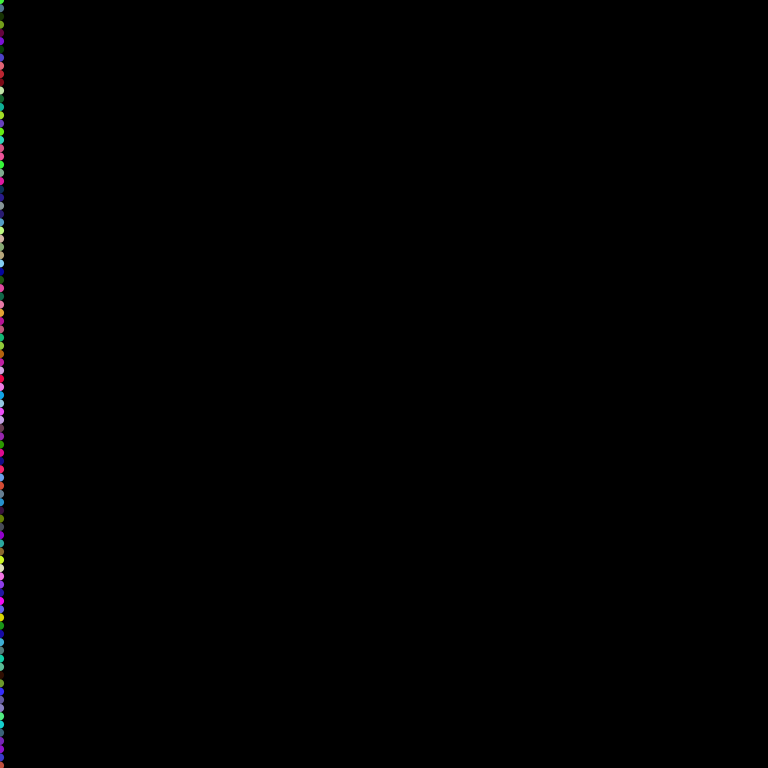
Frame 1 (no input)
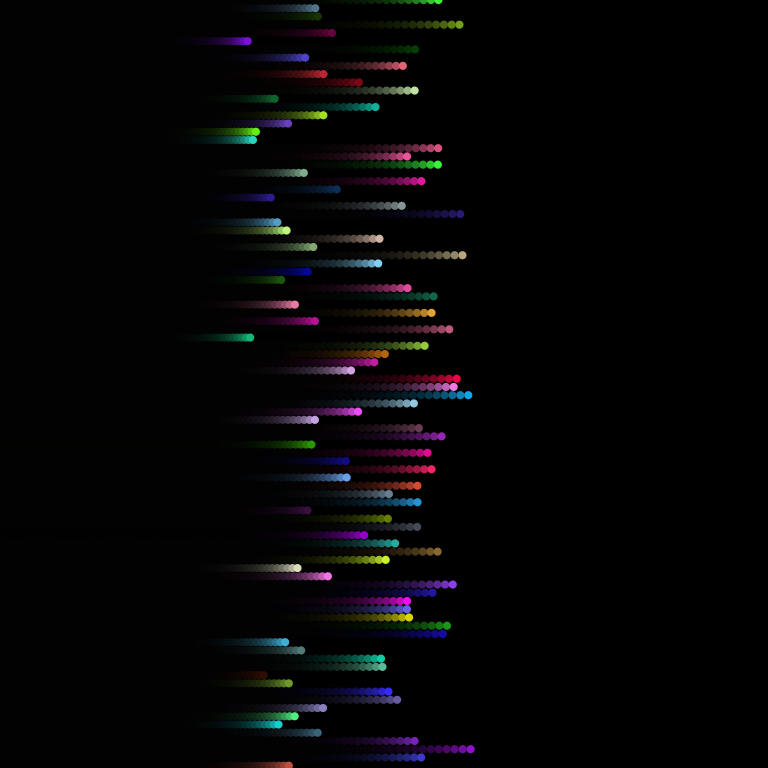
Frame 60 (the mouse pressed at the canvas centre just before this capture)
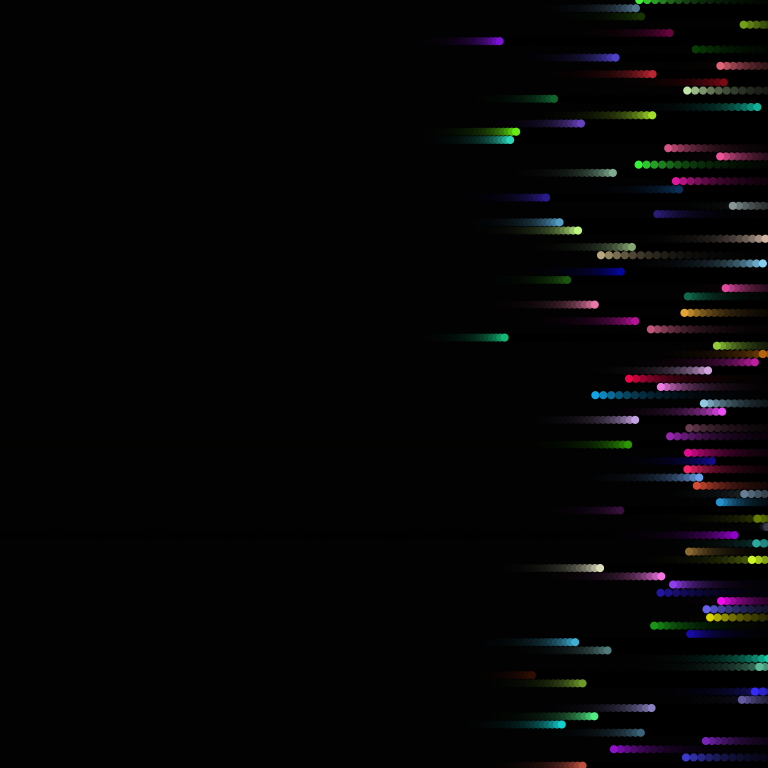
Frame 120 (the mouse held since frame 60 and released just before this capture)

The Processing sketch that drew these frames (run headless with seeded random() and noise(); from frame 60 on, the mouse is pressed at the canvas centre):

// Processing sketch: ionized
// ── ionized.pde
ArrayList<Particle> particles = new ArrayList<Particle>();
float num_particles, radius, y;

void setup() {
  size(768, 768);
  noStroke();
  smooth(8);
  background(0);
  
  radius = random(5, 10);
  num_particles = (height / radius) + 1;
  y = 0;
  
  for(int i = 0; i < num_particles; i++) {
    particles.add(new Particle(y, radius));
    y += radius;
  }
}

void draw() {
  fill(0, 0, 0, 50);
  rect(0, 0, width, height);
  
  for(int i = 0; i < num_particles; i++) {
    Particle b = particles.get(i);
    b.display();
    b.update();
  }
}

// ── particle.pde
class Particle {
  float x, y, r, g, b, radius, vel;
  boolean to_right;
  
  Particle(float _y, float _radius) {
    x = 0;
    y = _y;
    
    r = random(255);
    g = random(255);
    b = random(255);
    
    radius = _radius;

    vel = random(4, 8);
    
    to_right = true;
  }
  
  void display() {
    fill(r, g, b);
    ellipse(x, y, radius, radius);
  }
  
  void update() {
    if (to_right) {
      x += vel;
    } else {
      x -= vel;
    }
    
    if (x < 0 + (radius / 2) || x > width - (radius / 2)) {
      to_right = !to_right;
      vel = random(4, 8);
    }
  }
}
